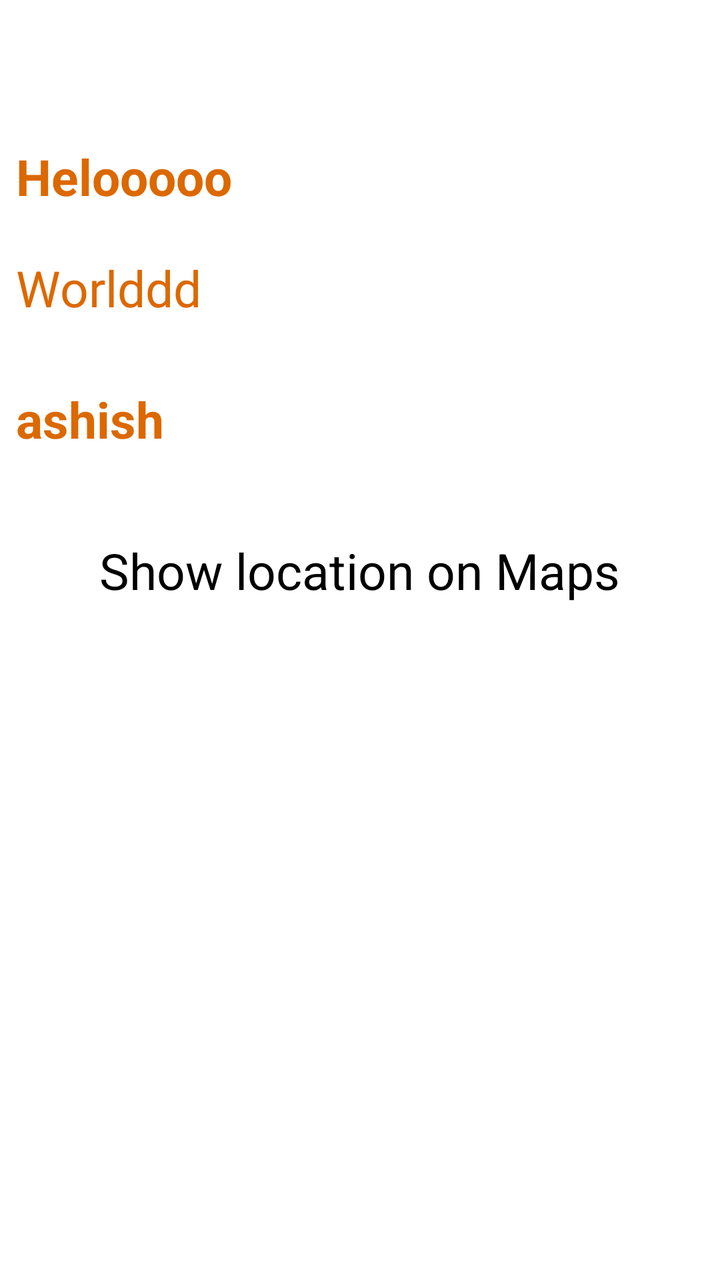
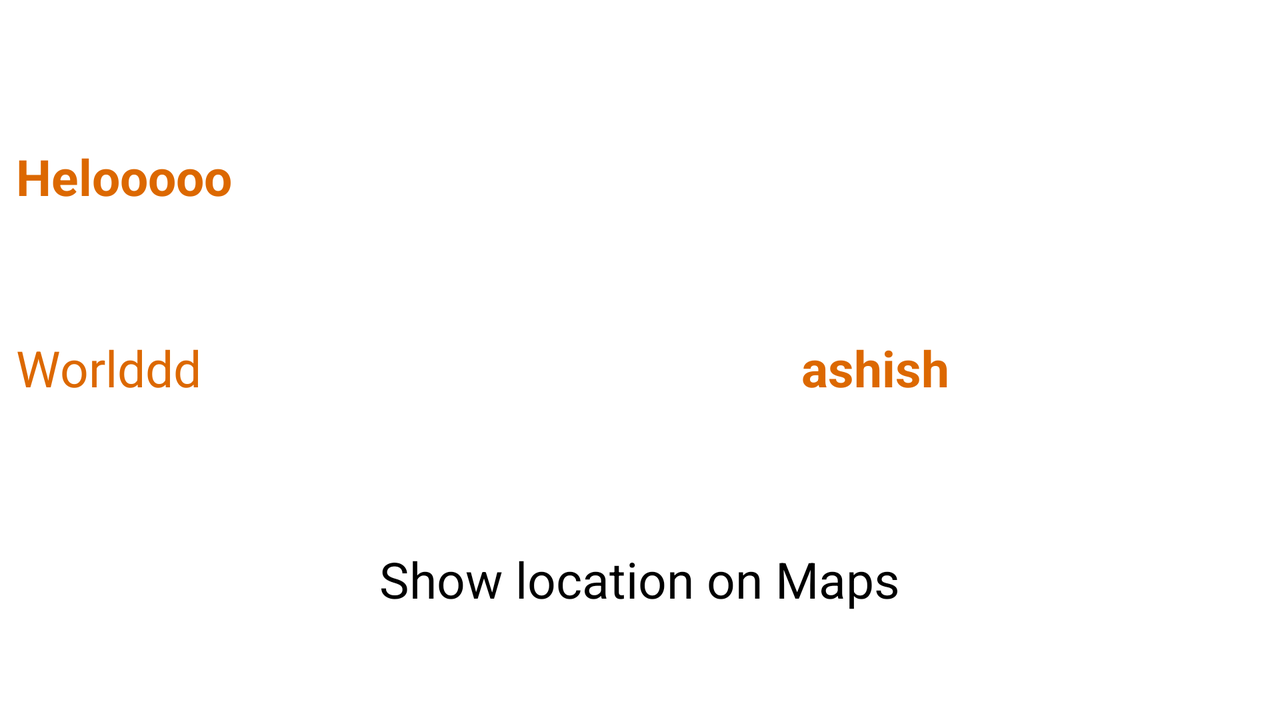

Compare how this app lays out the same screen by default and in its alternative resource folder. The renders come first, then the two layout files and the values they reference.
<!-- AndroidManifest.xml: application theme Theme.EQuakeStarterCode -->
<!-- res/layout/single_list_item.xml -->
<?xml version="1.0" encoding="utf-8"?>
<LinearLayout xmlns:android="http://schemas.android.com/apk/res/android"
    xmlns:tools="http://schemas.android.com/tools"
    android:layout_width="match_parent"
    android:layout_height="match_parent"
    android:padding="8dp"
    android:orientation="vertical"
    tools:context=".SingleMenuItemActivity">

    <TextView android:id="@+id/tv"
        android:layout_width="fill_parent"
        android:layout_height="wrap_content"
        android:textColor="#ff0000"
        android:textSize="40dp"
        android:textStyle="bold"/>

    <TextView android:id="@+id/name_label"
              android:layout_width="wrap_content"
              android:layout_height="wrap_content"
              android:textSize="25dip"
              android:textStyle="bold"
              android:text="Helooooo"
              android:paddingTop="10dip"
              android:paddingBottom="10dip"
              android:textColor="#dc6800"/>

    <View
        android:layout_width="wrap_content"
        android:layout_height="2dp"
        android:background="#ffffff"
        />

    <TextView android:id="@+id/description_label"
              android:layout_width="wrap_content"
        android:paddingBottom="10dip"
        android:paddingTop="10dip"
                android:layout_height="wrap_content"
                android:text="Worlddd"
        android:textSize="25dip"

              android:textColor="#dc6800"/>

    <View
        android:layout_width="wrap_content"
        android:layout_height="2dp"
        android:background="#ffffff"
        android:layout_marginTop="10dp"
        />

    <TextView android:id="@+id/cost_label"
        android:layout_width="fill_parent"
        android:textColor="#dc6800"
        android:textSize="25dip"
        android:text="ashish"
        android:paddingBottom="10dip"
        android:paddingTop="10dip"
        android:layout_height="wrap_content"
        android:textStyle="bold"/>


    <View
        android:layout_width="wrap_content"
        android:layout_height="2dp"
        android:background="#ffffff"
        android:layout_marginTop="10dp"
        android:paddingBottom="10dip"
        />


    <Button
        android:id="@+id/button_map"
        android:layout_width="wrap_content"
        android:layout_height="50dp"
        android:layout_gravity="center"

        android:textSize="25dip"
        android:layout_marginTop="20dip"

        android:text="Show location on Maps"

    />


  </LinearLayout>
<!-- resources referenced by this layout -->
<resources>

</resources>
<!-- res/layout-land/single_list_item.xml (the repository's variant of the layout above) -->
<!-- drawn on the phone turned sideways -->
<?xml version="1.0" encoding="utf-8"?>
<ScrollView xmlns:android="http://schemas.android.com/apk/res/android"
android:layout_width="match_parent"
android:layout_height="match_parent">


    <LinearLayout xmlns:android="http://schemas.android.com/apk/res/android"
        xmlns:tools="http://schemas.android.com/tools"
        android:layout_width="match_parent"
        android:layout_height="match_parent"
        android:padding="8dp"
        android:orientation="vertical"
        tools:context=".SingleMenuItemActivity">

        <TextView android:id="@+id/tv"
            android:layout_width="fill_parent"
            android:layout_height="wrap_content"
            android:textColor="#ff0000"
            android:textSize="40dp"
            android:textStyle="bold"/>

        <TextView android:id="@+id/name_label"
            android:layout_width="wrap_content"
            android:layout_height="wrap_content"
            android:textSize="25dip"
            android:textStyle="bold"
            android:text="Helooooo"
            android:paddingTop="10dip"
            android:paddingBottom="10dip"
            android:textColor="#dc6800"/>

        <View
            android:layout_width="wrap_content"
            android:layout_height="2dp"
            android:layout_marginTop="20dp"
            android:layout_marginBottom="20dp"
            android:background="#ffffff"
            />


        <LinearLayout
            android:layout_width="wrap_content"
            android:layout_height="wrap_content"
            android:orientation="horizontal" >

            <TextView android:id="@+id/description_label"
                android:layout_width="wrap_content"
                android:paddingBottom="10dip"
                android:paddingTop="10dip"
                android:layout_height="wrap_content"
                android:text="Worlddd"
                android:textSize="25dip"

                android:textColor="#dc6800"/>

            <TextView android:id="@+id/cost_label"
                android:layout_width="fill_parent"
                android:textColor="#dc6800"
                android:textSize="25dip"
                android:text="ashish"
                android:layout_marginLeft="300dp"
                android:paddingBottom="10dip"
                android:paddingTop="10dip"
                android:layout_height="wrap_content"
                android:textStyle="bold"/>
        </LinearLayout>


        <View
            android:layout_width="wrap_content"
            android:layout_height="2dp"
            android:background="#ffffff"
            android:layout_marginTop="20dp"
            android:layout_marginBottom="20dp"

            android:paddingBottom="10dip"
            />


        <Button
            android:id="@+id/button_map"
            android:layout_width="wrap_content"
            android:layout_height="50dp"
            android:layout_gravity="center"

            android:textSize="25dip"
            android:layout_marginTop="20dip"

            android:text="Show location on Maps"

            />

    </LinearLayout>

</ScrollView>
